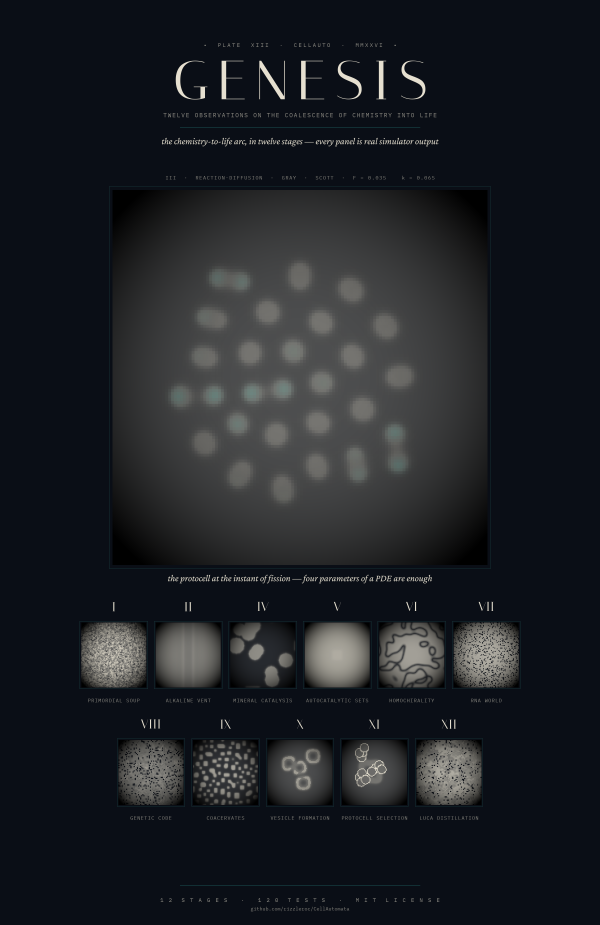
#> input picture docs/genesis.png, 2400 x 3700 px (shown at 1/4 size)
$ python -i build_progress_video.py   (imports and definitions only)
#> lines starting #> are read from the running program, lines starting #| are printed output that depends on the picture
#!/usr/bin/env python3
"""Build a vertical (1080x1920) "progress" sizzle video for cellauto.

Text is rendered with Pillow (the bundled ffmpeg has no drawtext/freetype);
ffmpeg handles compositing, Ken-Burns motion, crossfades and H.264 encoding.
Real simulation footage comes from `cellauto export` GIFs in exports/.
"""
from __future__ import annotations
import os
import subprocess
import sys
import tempfile
from PIL import Image, ImageDraw, ImageFont, ImageFilter
import imageio_ffmpeg

ROOT = os.path.dirname(os.path.dirname(os.path.dirname(os.path.abspath(__file__))))
# [1 line that did not run here, left out]
W, H = 1080, 1920
FPS = 30
T = 0.5  # crossfade seconds
TMP = tempfile.mkdtemp(prefix="cavid_")
OUT_DIR = os.path.join(ROOT, "marketing", "social", "assets")
# [1 line not run here, left out]
OUT = os.path.join(OUT_DIR, "cellauto_progress.mp4")

FONT = "/usr/share/fonts/truetype/dejavu/DejaVuSans.ttf"
FONT_B = "/usr/share/fonts/truetype/dejavu/DejaVuSans-Bold.ttf"
FONT_M = "/usr/share/fonts/truetype/dejavu/DejaVuSansMono-Bold.ttf"
ACCENT = (94, 214, 184)   # viridis-ish teal


def font(path, size):
    return ImageFont.truetype(path, size)


# [55 lines left out: functions wrap, draw_centered, caption_png, not called in this run]


def cover_blur(plate, darken=150, blur=22):
#> called with plate = '../../docs/genesis.png', darken = 150, blur = 22
    im = Image.open(plate).convert("RGB")
#> im is the input picture: PIL image 2400x3700 RGB; mean R, G, B 29.2, 32, 36.9
    # cover-resize to WxH
    scale = max(W / im.width, H / im.height)
#> scale = 0.519
    im = im.resize((int(im.width * scale) + 1, int(im.height * scale) + 1))
#> im: PIL image 1246x1921 RGB
    x = (im.width - W) // 2
#> x = 83
    y = (im.height - H) // 2
#> y = 0
    im = im.crop((x, y, x + W, y + H)).filter(ImageFilter.GaussianBlur(blur))
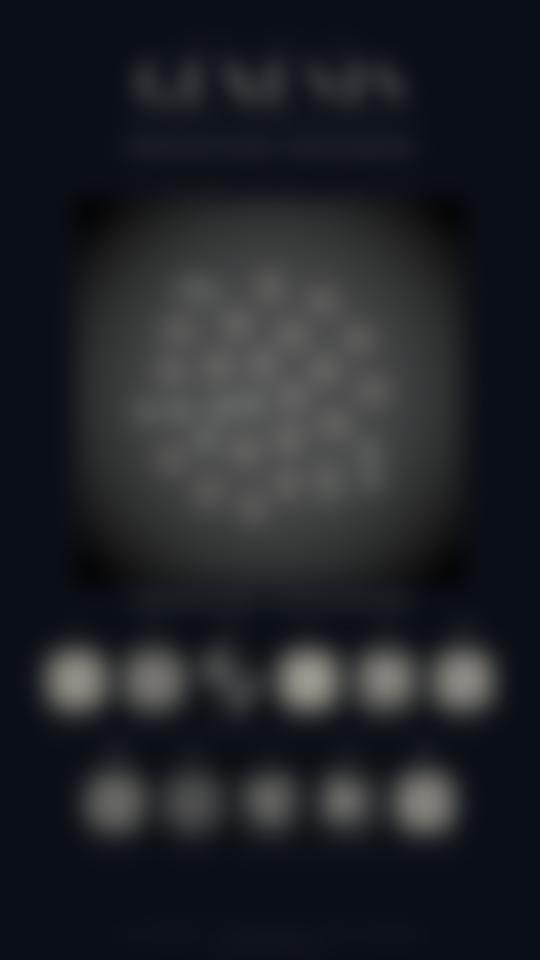
#> im: PIL image 1080x1920 RGB (shown at 1/2 size); mean R, G, B 32.1, 34.8, 39.2
    ov = Image.new("RGBA", (W, H), (4, 8, 12, darken))
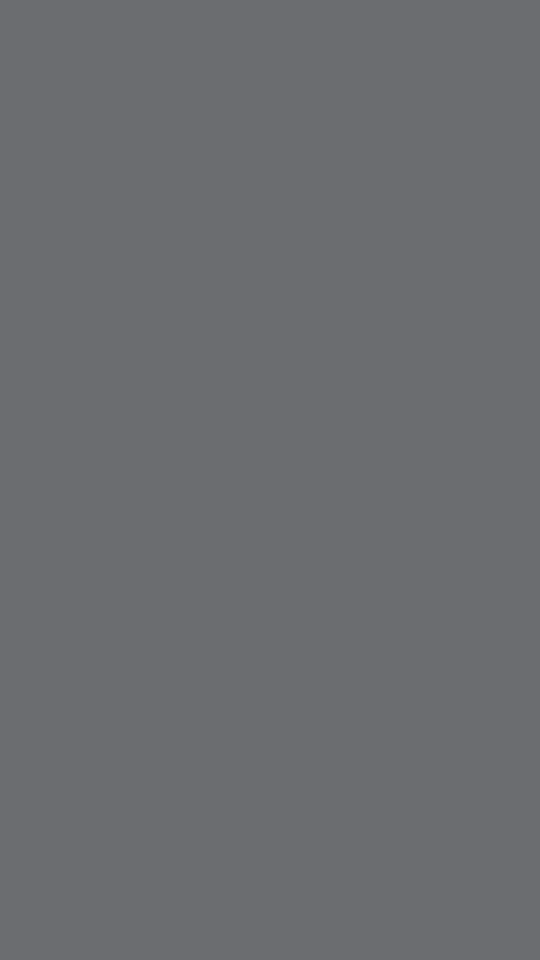
#> ov: PIL image 1080x1920 RGBA (shown at 1/2 size); mean R, G, B, A 4, 8, 12, 150; transparent parts drawn white
    return Image.alpha_composite(im.convert("RGBA"), ov).convert("RGB")
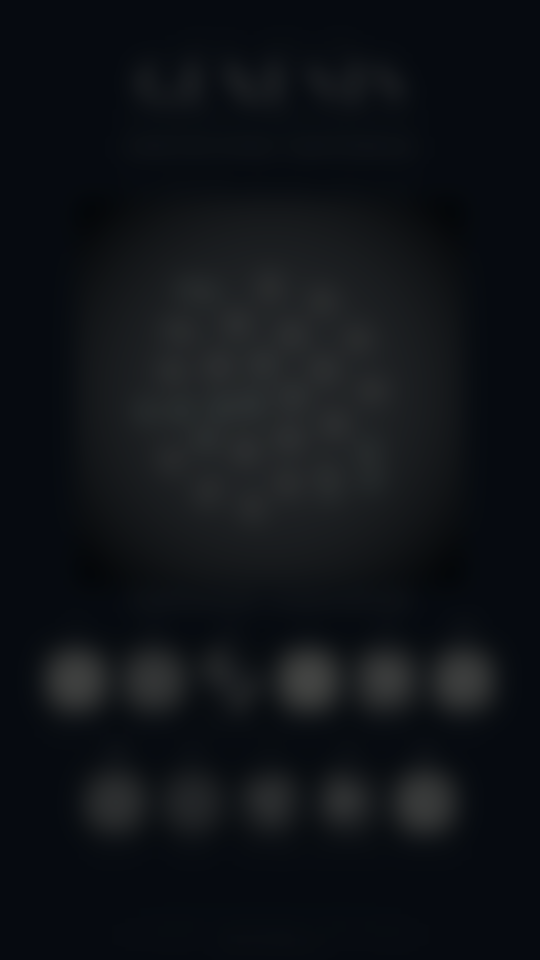
#> returned value: PIL image 1080x1920 RGB (shown at 1/2 size); mean R, G, B 15.4, 18.9, 23.2


# [34 lines left out: functions card_png, run, not called in this run]


# ---- scene definitions -------------------------------------------------
G = lambda n: os.path.join(ROOT, "exports", n)
D = lambda n: os.path.join(ROOT, "docs", n)

scenes = [
    dict(kind="card", dur=3.2, plate=D("genesis.png"), big="cellauto",
         smalls=["the origin of life, simulated"], logo=D("icon.png"), big_size=128),
    dict(kind="image", dur=3.6, src=D("hero.png"),
         title="A four-parameter equation", sub="that divides like a living cell"),
    dict(kind="video", dur=4.2, src=G("grayscott_mitosis.gif"), ss=1.0,
         title="Stage 1 · Gray–Scott", sub="real reaction–diffusion, running live"),
    dict(kind="image", dur=3.6, src=D("pipeline.png"),
         title="12 coupled stages", sub="primordial soup → LUCA"),
    dict(kind="video", dur=3.2, src=G("vent.gif"), ss=0.6,
         title="Hydrothermal vent", sub="live PMF & ΔG · Lane–Martin"),
    dict(kind="video", dur=3.2, src=G("homochirality.gif"), ss=0.6,
         title="Homochirality", sub="Frank 1953 symmetry breaking"),
    dict(kind="video", dur=3.2, src=G("rna_world.gif"), ss=0.6,
         title="RNA world", sub="Eigen error catastrophe"),
    dict(kind="video", dur=3.2, src=G("coacervate.gif"), ss=0.6,
         title="Coacervates", sub="Cahn–Hilliard phase separation"),
    dict(kind="image", dur=3.8, src=D("genesis.png"),
         title="Every panel is real simulator output", sub=None),
    dict(kind="card", dur=3.4, plate=D("prima-materia.png"), big="v3.6.0",
         smalls=["12-stage coupled pipeline", "141 tests passing · MIT"], big_size=120),
    dict(kind="card", dur=3.4, plate=D("hero.png"), big="Try it yourself",
         mono="github.com/rizzleroc/CellAutomata", smalls=["open source · Python"]),
]

clip_paths, durs = [], []
# [62 lines not run here, left out]

# ---- crossfade chain ---------------------------------------------------
inputs = []
# [2 lines not run here, left out]
# [1 line that did not run here, left out]
# [6 lines not run here, left out]
# [1 line that did not run here, left out]
# [1 line that did not run here, left out]
silent = os.path.join(TMP, "silent.mp4")
# [4 lines not run here, left out]

# ---- ambient audio bed -------------------------------------------------
# [4 lines that did not run here, left out]
# [8 lines not run here, left out]

>>> result = cover_blur('../../docs/genesis.png')
